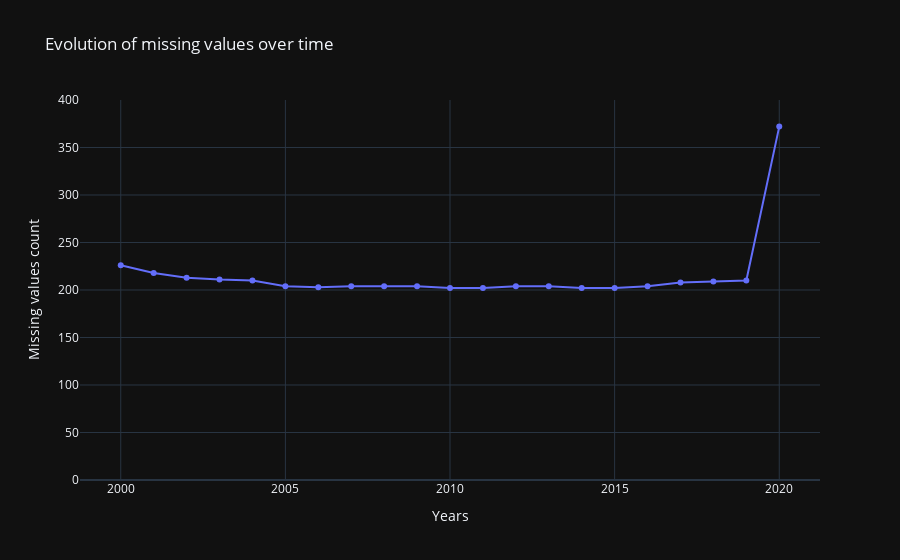

Write notebook code for a chart like this one.
### Code cell
missing_values_by_year = df_energy.groupby("Year").apply(lambda x: x.isna().sum().sum())

# Create a line chart
fig_na = px.line(
    x=missing_values_by_year.index,
    y=missing_values_by_year,
    template=THEME,  # Assuming THEME is defined elsewhere
    labels={"x": "Years", "y": "Missing values count"},
    range_y=[0, 400],
    markers=True,
    title="Evolution of missing values over time",
    #color='country', symbol="country"
)

fig_na.show()

### Figure 1 — Plotly figure (JSON) as saved in the notebook; plotly's stock layout.template omitted (floating-point values rounded to 4 significant figures)
{"data": [{"hovertemplate": "Years=%{x}<br>Missing values count=%{y}<extra></extra>", "legendgroup": "", "line": {"color": "#636efa", "dash": "solid"}, "marker": {"symbol": "circle"}, "mode": "lines+markers", "name": "", "orientation": "v", "showlegend": false, "x": [2000, 2001, 2002, 2003, 2004, 2005, 2006, 2007, 2008, 2009, 2010, 2011, 2012, 2013, 2014, 2015, 2016, 2017, 2018, 2019, 2020], "xaxis": "x", "y": [226, 218, 213, 211, 210, 204, 203, 204, 204, 204, 202, 202, 204, 204, 202, 202, 204, 208, 209, 210, 372], "yaxis": "y", "type": "scatter"}], "layout": {"xaxis": {"anchor": "y", "domain": [0.0, 1.0], "title": {"text": "Years"}}, "yaxis": {"anchor": "x", "domain": [0.0, 1.0], "title": {"text": "Missing values count"}, "range": [0, 400]}, "legend": {"tracegroupgap": 0}, "title": {"text": "Evolution of missing values over time"}}}
